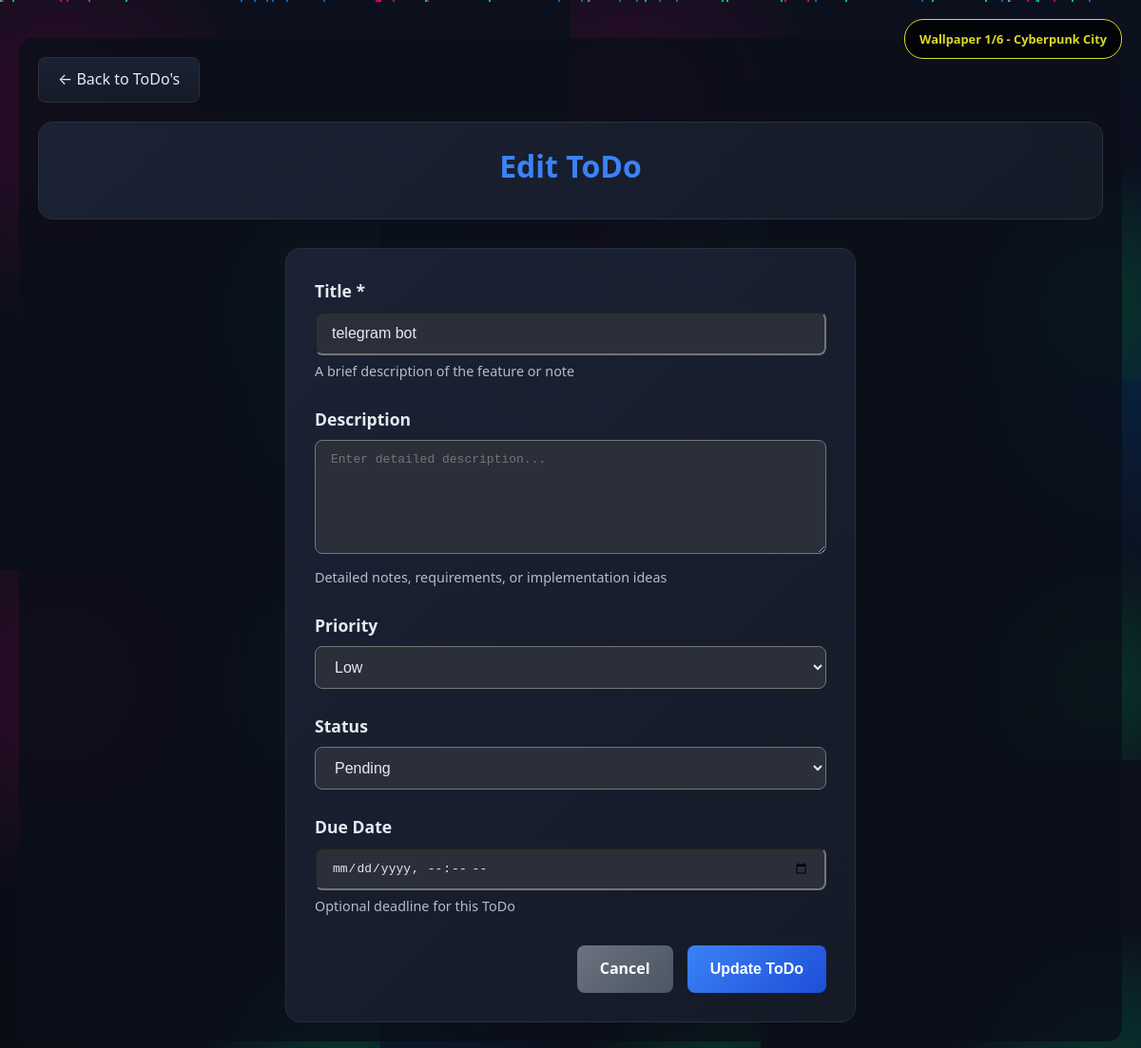
Page /todos/4/update/ on the committed database.
### core/models.py (models this page shows, shortened)
class Todo(models.Model):
    PRIORITY_CHOICES = [
        ('low', 'Low'),
        ('medium', 'Medium'),
        ('high', 'High'),
        ('urgent', 'Urgent'),
    ]
    STATUS_CHOICES = [
        ('pending', 'Pending'),
        ('in_progress', 'In Progress'),
        ('completed', 'Completed'),
        ('cancelled', 'Cancelled'),
    ]
    title = models.CharField(max_length=200)
    description = models.TextField(blank=True, null=True)
    priority = models.CharField(max_length=10, choices=PRIORITY_CHOICES, default='medium')
    status = models.CharField(max_length=15, choices=STATUS_CHOICES, default='pending')
    created_at = models.DateTimeField(auto_now_add=True)
    updated_at = models.DateTimeField(auto_now=True)
    due_date = models.DateTimeField(blank=True, null=True)
    class Meta:
        ordering = ['-created_at']

### core/views.py (the view, shortened to what this page needs)
# urls.py: path('todos/<int:pk>/update/', views.todo_update, name='todo_update'),
def todo_update(request, pk):
    todo = get_object_or_404(Todo, pk=pk)
    context = {
        'todo': todo,
        'form_type': 'update'
    }
    return render(request, 'core/todo_form.html', context)

### core/templates/core/todo_form.html (shortened to what this page needs)
{% extends 'core/base.html' %}
{% block content %}
    <a href="{% url 'todo_list' %}" class="back-btn">← Back to ToDo's</a>
    <div class="header">
      <h1>{% if form_type == 'create' %}Add New ToDo{% else %}Edit ToDo{% endif %}</h1>
    </div>
    <div class="form-container">
      <div class="form-card">
        <form method="post">
          <div class="form-group">
            <label for="title" class="form-label">Title *</label>
            <input type="text" id="title" name="title" class="form-input"
                   value="{% if todo %}{{ todo.title }}{% endif %}"
                   placeholder="Enter ToDo title..." required>
            <div class="form-help">A brief description of the feature or note</div>
          </div>
          <div class="form-group">
            <label for="description" class="form-label">Description</label>
            <textarea id="description" name="description" class="form-input form-textarea"
                      placeholder="Enter detailed description...">{% if todo %}{{ todo.description }}{% endif %}</textarea>
            <div class="form-help">Detailed notes, requirements, or implementation ideas</div>
          </div>
          <div class="form-group">
            <label for="priority" class="form-label">Priority</label>
            <select id="priority" name="priority" class="form-select">
              <option value="low" {% if todo and todo.priority == 'low' %}selected{% endif %}>Low</option>
            </select>
          </div>
          <div class="form-group">
            <label for="status" class="form-label">Status</label>
            <select id="status" name="status" class="form-select">
              <option value="pending" {% if todo and todo.status == 'pending' %}selected{% endif %}>Pending</option>
            </select>
          </div>
          <div class="form-group">
            <label for="due_date" class="form-label">Due Date</label>
            <input type="datetime-local" id="due_date" name="due_date" class="form-input"
                   value="{% if todo and todo.due_date %}{{ todo.due_date|date:'Y-m-d\TH:i' }}{% endif %}">
            <div class="form-help">Optional deadline for this ToDo</div>
          </div>
          <div class="form-actions">
            <a href="{% url 'todo_list' %}" class="btn btn-secondary">Cancel</a>
            <button type="submit" class="btn btn-primary">
              {% if form_type == 'create' %}Create ToDo{% else %}Update ToDo{% endif %}
            </button>
          </div>
        </form>
      </div>
    </div>
{% endblock %}

### rows in the picture
Todo: title "telegram bot", priority "Low", status "Pending"
